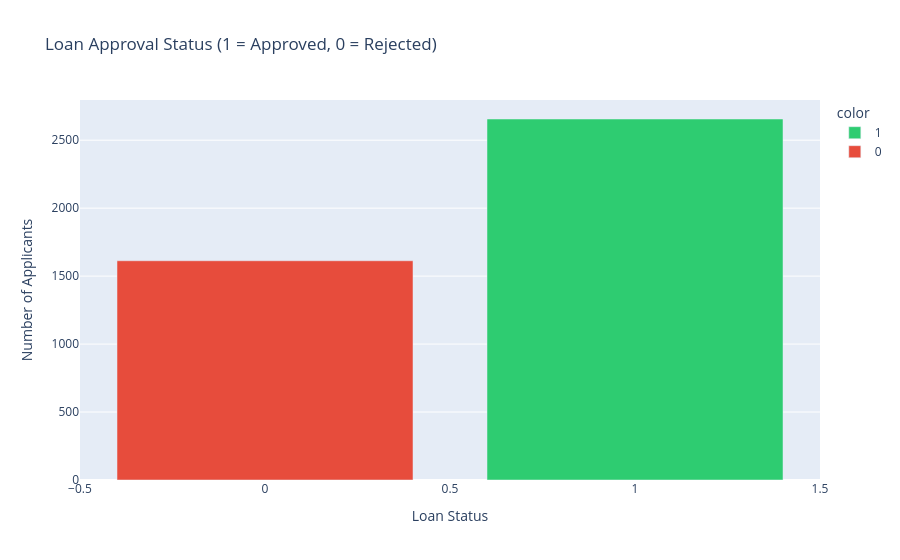

Here is the notebook cell this chart was saved with:
### Code cell
import plotly.express as px

fig = px.bar(x=counts.index, y=counts.values, 
             color=counts.index.astype(str),
             color_discrete_map={'0': '#e74c3c', '1': '#2ecc71'},
             labels={'x': 'Loan Status', 'y': 'Number of Applicants'},
             title='Loan Approval Status (1 = Approved, 0 = Rejected)')
fig.show()

### Figure 1 — Plotly figure (JSON) as saved in the notebook; plotly's stock layout.template omitted (floating-point values rounded to 4 significant figures)
{"data": [{"hovertemplate": "color=1<br>Loan Status=%{x}<br>Number of Applicants=%{y}<extra></extra>", "legendgroup": "1", "marker": {"color": "#2ecc71", "pattern": {"shape": ""}}, "name": "1", "orientation": "v", "showlegend": true, "textposition": "auto", "type": "bar", "x": [1], "xaxis": "x", "y": [2656], "yaxis": "y"}, {"hovertemplate": "color=0<br>Loan Status=%{x}<br>Number of Applicants=%{y}<extra></extra>", "legendgroup": "0", "marker": {"color": "#e74c3c", "pattern": {"shape": ""}}, "name": "0", "orientation": "v", "showlegend": true, "textposition": "auto", "type": "bar", "x": [0], "xaxis": "x", "y": [1613], "yaxis": "y"}], "layout": {"barmode": "relative", "legend": {"title": {"text": "color"}, "tracegroupgap": 0}, "title": {"text": "Loan Approval Status (1 = Approved, 0 = Rejected)"}, "xaxis": {"anchor": "y", "domain": [0, 1], "title": {"text": "Loan Status"}}, "yaxis": {"anchor": "x", "domain": [0, 1], "title": {"text": "Number of Applicants"}}}}
